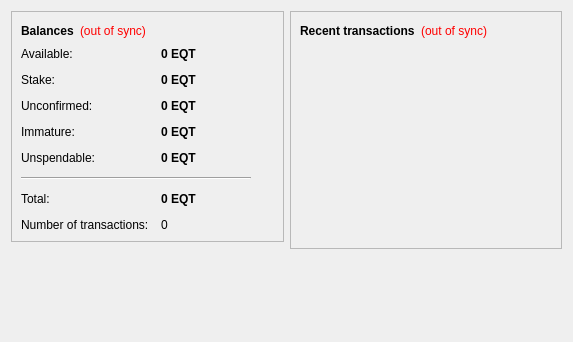
<?xml version="1.0" encoding="UTF-8"?>
<ui version="4.0">
 <class>OverviewPage</class>
 <widget class="QWidget" name="OverviewPage">
  <property name="geometry">
   <rect>
    <x>0</x>
    <y>0</y>
    <width>573</width>
    <height>342</height>
   </rect>
  </property>
  <property name="windowTitle">
   <string>Form</string>
  </property>
  <layout class="QHBoxLayout" name="horizontalLayout" stretch="1,1">
   <item>
    <layout class="QVBoxLayout" name="verticalLayout_2">
     <item>
      <widget class="QFrame" name="frame">
       <property name="frameShape">
        <enum>QFrame::StyledPanel</enum>
       </property>
       <property name="frameShadow">
        <enum>QFrame::Raised</enum>
       </property>
       <layout class="QVBoxLayout" name="verticalLayout_4">
        <item>
         <layout class="QHBoxLayout" name="horizontalLayout_4">
          <item>
           <widget class="QLabel" name="label_5">
            <property name="font">
             <font>
              <weight>75</weight>
              <bold>true</bold>
             </font>
            </property>
            <property name="text">
             <string>Balances</string>
            </property>
           </widget>
          </item>
          <item>
           <widget class="QLabel" name="labelWalletStatus">
            <property name="toolTip">
             <string>The displayed information may be out of date. Your wallet automatically synchronizes with the EquiTrader network after a connection is established, but this process has not completed yet.</string>
            </property>
            <property name="styleSheet">
             <string notr="true">QLabel { color: red; }</string>
            </property>
            <property name="text">
             <string notr="true">(out of sync)</string>
            </property>
            <property name="alignment">
             <set>Qt::AlignLeading|Qt::AlignLeft|Qt::AlignVCenter</set>
            </property>
           </widget>
          </item>
          <item>
           <spacer name="horizontalSpacer_2">
            <property name="orientation">
             <enum>Qt::Horizontal</enum>
            </property>
            <property name="sizeHint" stdset="0">
             <size>
              <width>40</width>
              <height>20</height>
             </size>
            </property>
           </spacer>
          </item>
         </layout>
        </item>
        <item>
         <layout class="QFormLayout" name="formLayout_2">
          <property name="fieldGrowthPolicy">
           <enum>QFormLayout::AllNonFixedFieldsGrow</enum>
          </property>
          <property name="horizontalSpacing">
           <number>12</number>
          </property>
          <property name="verticalSpacing">
           <number>12</number>
          </property>
          <item row="0" column="0">
           <widget class="QLabel" name="labelAvailableText">
            <property name="toolTip">
             <string>Your current available balance</string>
            </property>
            <property name="text">
             <string>Available:</string>
            </property>
           </widget>
          </item>
          <item row="0" column="1">
           <widget class="QLabel" name="labelAvailable">
            <property name="font">
             <font>
              <weight>75</weight>
              <bold>true</bold>
             </font>
            </property>
            <property name="cursor">
             <cursorShape>IBeamCursor</cursorShape>
            </property>
            <property name="toolTip">
             <string>Your current available balance</string>
            </property>
            <property name="text">
             <string notr="true">0 EQT</string>
            </property>
            <property name="alignment">
             <set>Qt::AlignLeading|Qt::AlignLeft|Qt::AlignVCenter</set>
            </property>
            <property name="textInteractionFlags">
             <set>Qt::LinksAccessibleByMouse|Qt::TextSelectableByKeyboard|Qt::TextSelectableByMouse</set>
            </property>
           </widget>
          </item>
          <item row="1" column="0">
           <widget class="QLabel" name="label_6">
            <property name="toolTip">
             <string>Total of coins that was staked, and do not yet count toward the current balance</string>
            </property>
            <property name="text">
             <string>Stake:</string>
            </property>
           </widget>
          </item>
          <item row="1" column="1">
           <widget class="QLabel" name="labelStake">
            <property name="font">
             <font>
              <weight>75</weight>
              <bold>true</bold>
             </font>
            </property>
            <property name="cursor">
             <cursorShape>IBeamCursor</cursorShape>
            </property>
            <property name="toolTip">
             <string>Total of coins that was staked, and do not yet count toward the current balance</string>
            </property>
            <property name="text">
             <string notr="true">0 EQT</string>
            </property>
            <property name="alignment">
             <set>Qt::AlignLeading|Qt::AlignLeft|Qt::AlignVCenter</set>
            </property>
            <property name="textInteractionFlags">
             <set>Qt::LinksAccessibleByMouse|Qt::TextSelectableByKeyboard|Qt::TextSelectableByMouse</set>
            </property>
           </widget>
          </item>
          <item row="2" column="0">
           <widget class="QLabel" name="label_3">
            <property name="toolTip">
             <string>Total of transactions that have yet to be confirmed, and do not yet count toward the current balance</string>
            </property>
            <property name="text">
             <string>Unconfirmed:</string>
            </property>
           </widget>
          </item>
          <item row="2" column="1">
           <widget class="QLabel" name="labelUnconfirmed">
            <property name="font">
             <font>
              <weight>75</weight>
              <bold>true</bold>
             </font>
            </property>
            <property name="cursor">
             <cursorShape>IBeamCursor</cursorShape>
            </property>
            <property name="toolTip">
             <string>Total of transactions that have yet to be confirmed, and do not yet count toward the current balance</string>
            </property>
            <property name="text">
             <string notr="true">0 EQT</string>
            </property>
            <property name="alignment">
             <set>Qt::AlignLeading|Qt::AlignLeft|Qt::AlignVCenter</set>
            </property>
            <property name="textInteractionFlags">
             <set>Qt::LinksAccessibleByMouse|Qt::TextSelectableByKeyboard|Qt::TextSelectableByMouse</set>
            </property>
           </widget>
          </item>
          <item row="3" column="0">
           <widget class="QLabel" name="labelImmatureText">
            <property name="toolTip">
             <string>Mined balance that has not yet matured</string>
            </property>
            <property name="text">
             <string>Immature:</string>
            </property>
           </widget>
          </item>
          <item row="3" column="1">
           <widget class="QLabel" name="labelImmature">
            <property name="font">
             <font>
              <weight>75</weight>
              <bold>true</bold>
             </font>
            </property>
            <property name="toolTip">
             <string>Mined balance that has not yet matured</string>
            </property>
            <property name="text">
             <string notr="true">0 EQT</string>
            </property>
            <property name="alignment">
             <set>Qt::AlignLeading|Qt::AlignLeft|Qt::AlignVCenter</set>
            </property>
            <property name="textInteractionFlags">
             <set>Qt::LinksAccessibleByMouse|Qt::TextSelectableByKeyboard|Qt::TextSelectableByMouse</set>
            </property>
           </widget>
          </item>
          <item row="4" column="0">
           <widget class="QLabel" name="labelBalanceWatchOnlyText">
            <property name="toolTip">
             <string>Your unspendable balance</string>
            </property>
            <property name="text">
             <string>Unspendable:</string>
            </property>
           </widget>
          </item>
          <item row="4" column="1">
           <widget class="QLabel" name="labelBalanceWatchOnly">
            <property name="font">
             <font>
              <weight>75</weight>
              <bold>true</bold>
             </font>
            </property>
            <property name="cursor">
             <cursorShape>IBeamCursor</cursorShape>
            </property>
            <property name="toolTip">
             <string>Your unspendable balance</string>
            </property>
            <property name="text">
             <string notr="true">0 EQT</string>
            </property>
            <property name="alignment">
             <set>Qt::AlignLeading|Qt::AlignLeft|Qt::AlignVCenter</set>
            </property>
            <property name="textInteractionFlags">
             <set>Qt::LinksAccessibleByMouse|Qt::TextSelectableByKeyboard|Qt::TextSelectableByMouse</set>
            </property>
           </widget>
          </item>
          <item row="5" column="0" colspan="2">
           <widget class="Line" name="line">
            <property name="maximumSize">
             <size>
              <width>230</width>
              <height>16777215</height>
             </size>
            </property>
            <property name="orientation">
             <enum>Qt::Horizontal</enum>
            </property>
           </widget>
          </item>
          <item row="6" column="0">
           <widget class="QLabel" name="labelTotalText">
            <property name="toolTip">
             <string>Your current total balance</string>
            </property>
            <property name="text">
             <string>Total:</string>
            </property>
           </widget>
          </item>
          <item row="6" column="1">
           <widget class="QLabel" name="labelTotal">
            <property name="font">
             <font>
              <weight>75</weight>
              <bold>true</bold>
             </font>
            </property>
            <property name="toolTip">
             <string>Your current total balance</string>
            </property>
            <property name="text">
             <string notr="true">0 EQT</string>
            </property>
            <property name="alignment">
             <set>Qt::AlignLeading|Qt::AlignLeft|Qt::AlignVCenter</set>
            </property>
            <property name="textInteractionFlags">
             <set>Qt::LinksAccessibleByMouse|Qt::TextSelectableByKeyboard|Qt::TextSelectableByMouse</set>
            </property>
           </widget>
          </item>
          <item row="7" column="0">
           <widget class="QLabel" name="label_2">
            <property name="toolTip">
             <string>Total number of transactions in wallet</string>
            </property>
            <property name="text">
             <string>Number of transactions:</string>
            </property>
           </widget>
          </item>
          <item row="7" column="1">
           <widget class="QLabel" name="labelNumTransactions">
            <property name="toolTip">
             <string>Total number of transactions in wallet</string>
            </property>
            <property name="text">
             <string notr="true">0</string>
            </property>
           </widget>
          </item>
         </layout>
        </item>
       </layout>
      </widget>
     </item>
     <item>
      <spacer name="verticalSpacer">
       <property name="orientation">
        <enum>Qt::Vertical</enum>
       </property>
       <property name="sizeHint" stdset="0">
        <size>
         <width>20</width>
         <height>40</height>
        </size>
       </property>
      </spacer>
     </item>
    </layout>
   </item>
   <item>
    <layout class="QVBoxLayout" name="verticalLayout_3">
     <item>
      <widget class="QFrame" name="frame_2">
       <property name="frameShape">
        <enum>QFrame::StyledPanel</enum>
       </property>
       <property name="frameShadow">
        <enum>QFrame::Raised</enum>
       </property>
       <layout class="QVBoxLayout" name="verticalLayout">
        <item>
         <layout class="QHBoxLayout" name="horizontalLayout_2">
          <item>
           <widget class="QLabel" name="label_4">
            <property name="text">
             <string>&lt;b&gt;Recent transactions&lt;/b&gt;</string>
            </property>
           </widget>
          </item>
          <item>
           <widget class="QLabel" name="labelTransactionsStatus">
            <property name="toolTip">
             <string>The displayed information may be out of date. Your wallet automatically synchronizes with the EquiTrader network after a connection is established, but this process has not completed yet.</string>
            </property>
            <property name="styleSheet">
             <string notr="true">QLabel { color: red; }</string>
            </property>
            <property name="text">
             <string notr="true">(out of sync)</string>
            </property>
            <property name="alignment">
             <set>Qt::AlignRight|Qt::AlignTrailing|Qt::AlignVCenter</set>
            </property>
           </widget>
          </item>
          <item>
           <spacer name="horizontalSpacer">
            <property name="orientation">
             <enum>Qt::Horizontal</enum>
            </property>
            <property name="sizeHint" stdset="0">
             <size>
              <width>40</width>
              <height>20</height>
             </size>
            </property>
           </spacer>
          </item>
         </layout>
        </item>
        <item>
         <widget class="QListView" name="listTransactions">
          <property name="styleSheet">
           <string notr="true">QListView { background: transparent; }</string>
          </property>
          <property name="frameShape">
           <enum>QFrame::NoFrame</enum>
          </property>
          <property name="verticalScrollBarPolicy">
           <enum>Qt::ScrollBarAlwaysOff</enum>
          </property>
          <property name="horizontalScrollBarPolicy">
           <enum>Qt::ScrollBarAlwaysOff</enum>
          </property>
          <property name="selectionMode">
           <enum>QAbstractItemView::NoSelection</enum>
          </property>
         </widget>
        </item>
       </layout>
      </widget>
     </item>
     <item>
      <spacer name="verticalSpacer_2">
       <property name="orientation">
        <enum>Qt::Vertical</enum>
       </property>
       <property name="sizeHint" stdset="0">
        <size>
         <width>20</width>
         <height>40</height>
        </size>
       </property>
      </spacer>
     </item>
    </layout>
   </item>
  </layout>
 </widget>
 <resources/>
 <connections/>
</ui>
